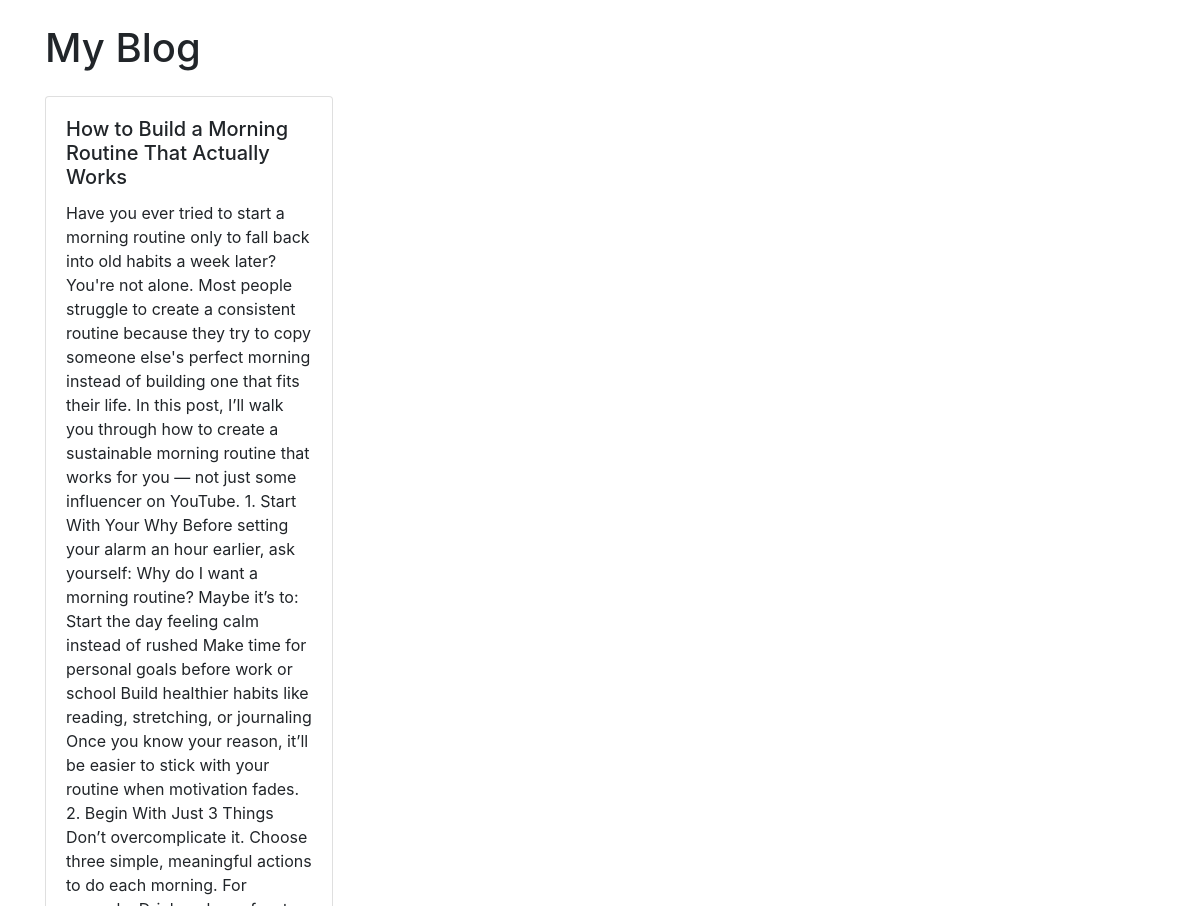
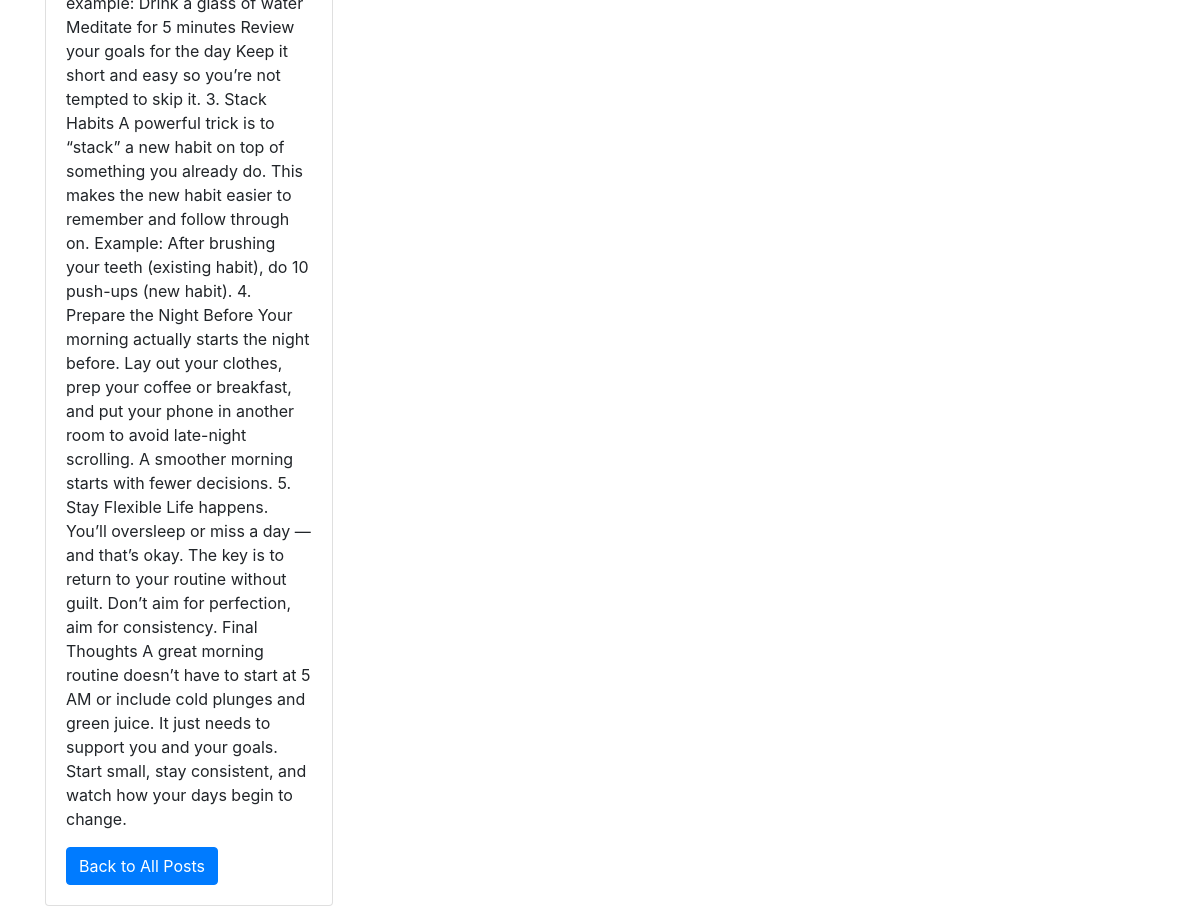
Page /blog/post/1/ on the committed database (2 pictures, top to bottom).
### blog/models.py (models this page shows, shortened)
class Post(models.Model):
    title = models.CharField(max_length=100)
    content = models.TextField()
    created_at = models.DateTimeField(auto_now_add=True)

### blog/views.py (the view)
# urls.py: path('post/<int:pk>/', views.post_detail, name='post_detail'),
def post_detail(request, pk):
    post = get_object_or_404(Post, pk=pk)
    return render(request, 'blog/post_detail.html', {'post': post})

### blog/templates/blog/post_detail.html
{% extends 'blog/base.html' %}
{% block content %}
        <div class="card" style="width: 18rem;">
        <div class="card-body">
            <h5 class="card-title">{{ post.title }}</h5>
            <p class="card-text">{{ post.content }}</p>
            <a href="{% url 'post_list' %}" class="btn btn-primary">Back to All Posts</a>
        </div>
        </div>
{% endblock %}

### blog/templates/blog/base.html (shortened to what this page needs)
<!DOCTYPE html>
<html>
<head>
    <link rel="stylesheet" href="https://stackpath.bootstrapcdn.com/bootstrap/4.5.2/css/bootstrap.min.css">
</head>
<body>
    <div class="container mt-4">
        <h1 class="mb-4">My Blog</h1>
        {% block content %}{% endblock %}
    </div>
</body>
</html>

### rows in the picture
Post: title "How to Build a Morning Routine That Actually Works", content "Have you ever tried to start a morning routine only to fall back into old habits a week later? You're not alone. Most people struggle to create a consistent routine because they try to copy someone else's perfect morning instead of building one that fits their life. In this post, I’ll walk you through how to create a sustainable morning routine that works for you — not just some influencer on YouTube. 1. Start With Your Why Before setting your alarm an hour earlier, ask yourself: Why do I want a morning routine? Maybe it’s to: Start the day feeling calm instead of rushed Make time for personal goals before work or school Build healthier habits like reading, stretching, or journaling Once…"
